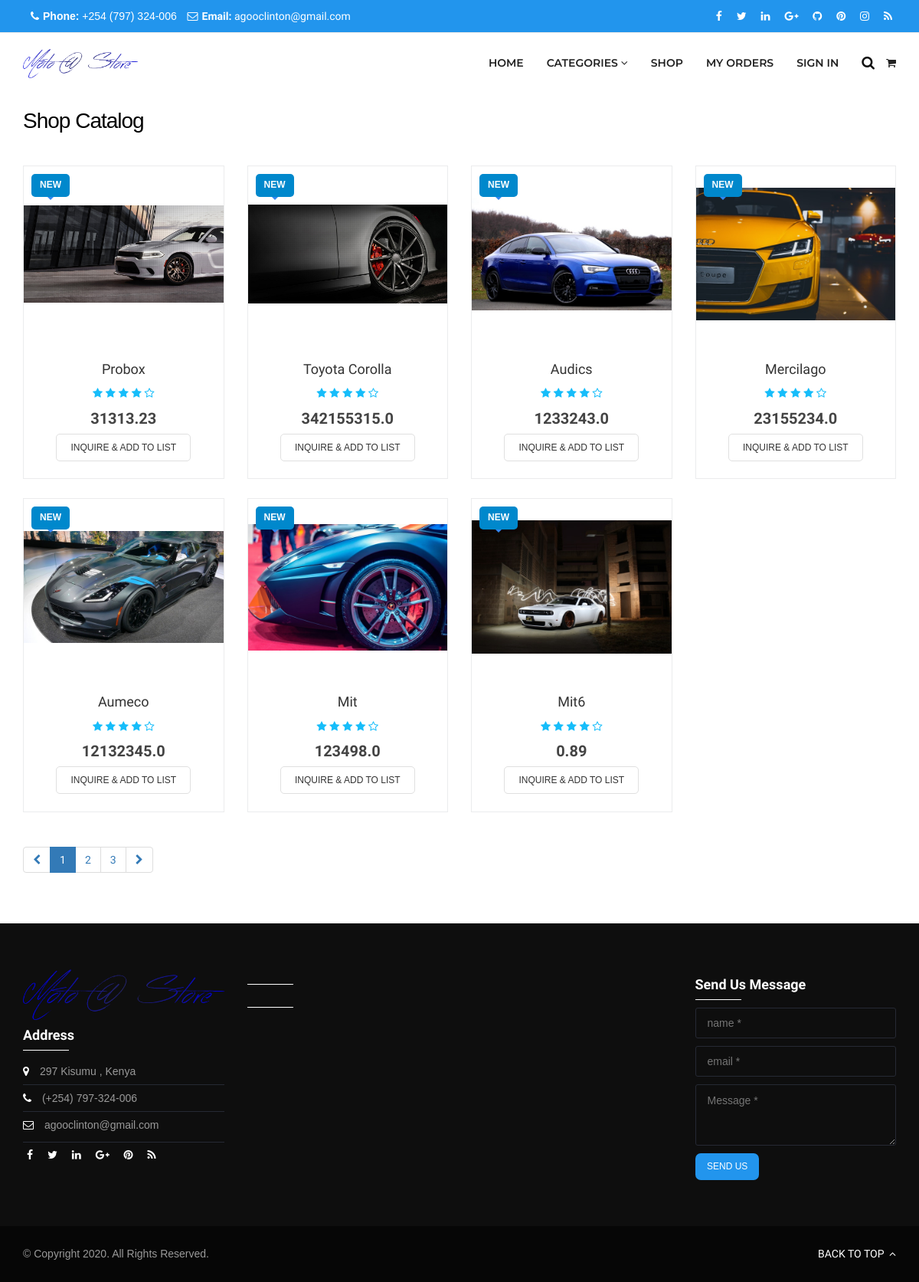
The page / on the database its author committed.
### product/models.py (models this page shows, shortened)
class Product(models.Model):
    category = models.ForeignKey(Category, on_delete=models.CASCADE)
    number_in_stock = models.IntegerField()
    product_name = models.CharField(max_length = 191)
    product_price = models.FloatField()
    description = models.TextField()
    product_photo = models.FileField(upload_to='Products')
    timestamp = models.DateTimeField(auto_now = True)
    is_reserved = models.BooleanField(null = True)
    is_sold_out = models.BooleanField(null = True)
    is_new = models.BooleanField(null = True)
    is_under_nego = models.BooleanField(null = True)

### accounts/views.py (the view)
# urls.py: path('', views.shop, name='home'),
def shop(request):
    context = {}
    all_product_qs = Product.objects.all()
    all_category_qs = Category.objects.all()
    context['all_product_qs'] = all_product_qs
    context['all_category_qs'] = all_category_qs
    return render(request, 'pages/shop.html', context)

### accounts/templates/pages/shop.html (shortened to what this page needs)
{% extends "base.html" %}
{% load static %}
{% block content %}
<link rel="stylesheet" href="{% static 'css/shop.css' %}">
<div class="wrapper">
    {% include 'utils/navbar.html' %}
    <div class="main-content">
        <div class="content-container">
            <div class="container">
                <div class="row">
                    <div class="col-md-12">
                        <div class="row">
                            <div class="col-md-12">
                                <h2>Shop Catalog</h2>
                            </div>
                            {% for product in all_product_qs %}
                            <div class="col-md-3">
                                <div class="item-product first">
                                    <div class="product-thumb">
                                        <div class="midd">
                                            <a href="{% url 'productdetails' product.id %}"><img src="{{product.product_photo.url}}" alt=""></a>
                                            <div class="n-content">
                                                <p>New</p>
                                            </div>
                                        </div>
                                    </div>
                                    <div class="info-product">
                                        <h4><a href="{% url 'productdetails' product.id %}">{{product.product_name}}</a></h4>
                                        <div class="rating">
                                            <i class="fa fa-star"></i>
                                            <i class="fa fa-star"></i>
                                            <i class="fa fa-star"></i>
                                            <i class="fa fa-star"></i>
                                            <i class="fa fa-star-o"></i>
                                        </div>
                                        <p class="price">{{product.product_price}}</p>
                                        <div class="add-cart">
                                            <a href="{% url 'cart' product.id %}" class="shop-btn">Inquire & add to list</a>
                                        </div>
                                    </div>
                                </div>
                            </div>
                            {% endfor %}
                        </div>
                        <ul class="pagination">
                            <li><a href="#"><i class="fa fa-chevron-left"></i></a></li>
                            <li class="active"><a href="#">1</a></li>
                            <li><a href="#">2</a></li>
                            <li><a href="#">3</a></li>
                            <li><a href="#"><i class="fa fa-chevron-right"></i></a></li>
                        </ul>
                    </div>
                </div>
            </div>
        </div>
    </div>
</div>
{% endblock %}

### accounts/templates/base.html (shortened to what this page needs)
<!DOCTYPE html>
<html lang="en" class="gr__xopom_xyz">
{% load static %}
<head>
    <link rel="stylesheet" href="{% static 'css/bootstrap.min.css' %}">
    <link rel="stylesheet" href="{% static 'css/colorbox.css' %}">
    <link rel="stylesheet" href="{% static 'css/owl.carousel.css' %}">
    <link rel="stylesheet" href="{% static 'css/settings.css' %}">
    <link rel="stylesheet" href="{% static 'css/rev-settings.css' %}">
    <link href="https://stackpath.bootstrapcdn.com/font-awesome/4.7.0/css/font-awesome.min.css" rel="stylesheet">
    <link rel="stylesheet" href="{% static 'css/font-awesome.min.css' %}">
    <link rel="stylesheet" href="{% static 'css/style.css' %}">
</head>
<body data-gr-c-s-loaded="true">
    {% block content %}
    {% endblock %}
        <footer>
            <div class="content-widgets">
                <div class="container">
                    <div class="row">
                        <div class="col-md-3 col-sm-6">
                            <div class="footer-widget widget">
                                <img src="{% static 'images/motologo.png' %}" alt="">
                                <h4>Address</h4>
                                <ul class="contact">
                                    <li>
                                        <i class="fa fa-map-marker"></i>
                                         297 Kisumu , Kenya
                                    </li>
                                    <li>
                                        <i class="fa fa-phone"></i>
                                        (+254) 797-324-006
                                    </li>
                                    <li>
                                        <i class="fa fa-envelope-o"></i>
                                        agooclinton@gmail.com
                                    </li>
                                </ul>
                                <div class="social-media">
                                    <a href="#"><i class="fa fa-facebook"></i></a>
                                    <a href="#"><i class="fa fa-twitter"></i></a>
                                    <a href="#"><i class="fa fa-linkedin"></i></a>
                                    <a href="#"><i class="fa fa-google-plus"></i></a>
                                    <a href="#"><i class="fa fa-pinterest"></i></a>
                                    <a href="#"><i class="fa fa-rss"></i></a>
                                </div>
                            </div>
                        </div>
                        <div class="col-md-3 col-sm-6">
                            <div class="footer-widget widget">
                                <h4></h4>
                                <h4></h4>
                            </div>
                        </div>
                        <div class="col-md-3 col-sm-6">
                        </div>
                        <div class="col-md-3 col-sm-6">
                            <div class="footer-widget widget">
                                <h4>Send Us Message</h4>
                                <form action="#" method="post" class="footer-form">
                                    <input id="name" name="name" type="text" value="" placeholder="name *">
                                    <input id="email" name="email" type="email" value="" placeholder="email *">
                                    <textarea id="comment" name="comment" placeholder="Message *"></textarea>
                                    <a href="" class="btn login-btn">Send Us</a>
                                </form>
                            </div>
                        </div>
                    </div>
                </div>
            </div>
            <div class="copyright">
                <div class="container">
                    <div class="row">
                        <div class="col-md-9">
                            <p>© Copyright 2020. All Rights Reserved.</p>
                        </div>
                        <div class="col-md-3">
                            <p class="back-top"><a href="#" id="to-top">BACK TO TOP <i class="fa fa-angle-up"></i></a></p>
                        </div>
                    </div>
                </div>
            </div>
        </footer>
</body></html>

### accounts/templates/utils/navbar.html (shortened to what this page needs)
{% load static %}
<header class="site-header header14">
    <div class="sub-bar">
        <div class="container">
            <div class="row">
                <div class="col-lg-6 col-sm-6">
                    <div class="contacts">
                        <p><i class="fa fa-phone"></i><b>Phone:</b> +254 (797) 324-006</p>
                        <p><i class="fa fa-envelope-o"></i><a href="{% url 'home' %}"><b>Email:</b>
                                agooclinton@gmail.com</a></p>
                    </div>
                </div>
                <div class="col-lg-6 col-sm-6">
                    <div class="social-media">
                        <a href="{% url 'home' %}"><i class="fa fa-facebook"></i></a>
                        <a href="{% url 'home' %}"><i class="fa fa-twitter"></i></a>
                        <a href="{% url 'home' %}"><i class="fa fa-linkedin"></i></a>
                        <a href="{% url 'home' %}"><i class="fa fa-google-plus"></i></a>
                        <a href="{% url 'home' %}"><i class="fa fa-github"></i></a>
                        <a href="{% url 'home' %}"><i class="fa fa-pinterest"></i></a>
                        <a href="{% url 'home' %}"><i class="fa fa-instagram"></i></a>
                        <a href="{% url 'home' %}"><i class="fa fa-rss"></i></a>
                    </div>
                </div>
            </div>
        </div>
    </div>
    <div class="main-bar" id="main-bar" style="top: 42px;">
        <div class="container">
            <div class="logo">
                <a href="index.html">
                    <img src="{% static 'images/motologo.png' %}" style="width: 15rem;" alt="">
                </a>
            </div>
            <nav class="nav" style="top: 123px;">
                <ul class="main-menu">
                    <li>
                        <a href="{% url 'home' %}">Home</a>
                    </li>
                    <li class="menu-item-has-children">
                        <a href="#">Categories <i
                                class="fa fa-angle-down"></i></a>
                    </li>
                    <li>
                        <a href="{% url 'shop' %}">Shop</a>
                    </li>
                    <li>
                        <a href="{% url 'cartlist' %}">My Orders</a>
                    </li>
                    {% if user.is_authenticated %}
                        <li><a href="{% url 'user_profile' %}">Profile</a></li>
                        <li><a href="{% url 'user_loguot' %}">Logout</a></li>
                    {% else %}
                        <li><a href="{% url 'login_register' %}">Sign In</a></li>
                    {% endif %}
                    <li><a id="search-toggle" class="nav_slide_button" href="#!"><span></span></a></li>
                    <li class="cart-dropdown"><a class="padd-0" href="{% url 'home' %}"><i
                                class="fa fa-shopping-cart"></i> {{cart_list.count}} </a>
                    </li>
                </ul>
            </nav>
        </div>
    </div>
</header>

### accounts/static/css/rev-settings.css (style rules this page uses)
html { overflow-x: hidden; padding: 0!important; background: #fff; margin: 0 !important; }

### accounts/static/css/shop.css (style rules this page uses)
.item-product { width: 100%; float: left; border: 1px solid #ebeced; margin-left: -1px; margin-bottom: -1px; text-align: center; margin-bottom: 25px; position: relative; }
.n-content { content: ''; width: 50px; height: 30px; top:10px; left: 10px !important; background: #0088cc; position: absolute; border-radius: 5px; }
.n-content:after { content: ""; display: block; border-style: solid; border-width: 4px; border-color: #3187f2 transparent transparent transparent; position: absolute; left: calc(50% - 4px); top: 100%; }
.n-content p { color: #fff !important; text-transform: uppercase; font-family: 'Arial' , sans-serif; font-size: 12px; font-weight: 600; padding: 0; margin: 0; padding-top: 5px; }
.item-product.first { margin-left: 0; }
.item-product .product-thumb { display: table; height: 230px; width: 100%; transition: .3s; }
.item-product .product-thumb .midd { display: table-cell; vertical-align: middle; }
.info-product { padding: 15px 20px 30px; }
.item-product h4 a { color: #333; }
.item-product .rating { color: #16bdfa; margin-bottom: 5px; }
.item-product .price { font-size: 20px; font-weight: bold; color: #444; }
.price { color: #fc3a51; font-family: 'Montserrat'; font-size: 18px; font-weight: 800; }

### rows shown on the page
Product: product_photo (picture), product_name "Probox", product_price "31313.23"
Product: product_photo (picture), product_name "Toyota Corolla", product_price "342155315.0"
Product: product_photo (picture), product_name "Audics", product_price "1233243.0"
Product: product_photo (picture), product_name "Mercilago", product_price "23155234.0"
Product: product_photo (picture), product_name "Aumeco", product_price "12132345.0"
Product: product_photo (picture), product_name "Mit", product_price "123498.0"
Product: product_photo (picture), product_name "Mit6", product_price "0.89"
